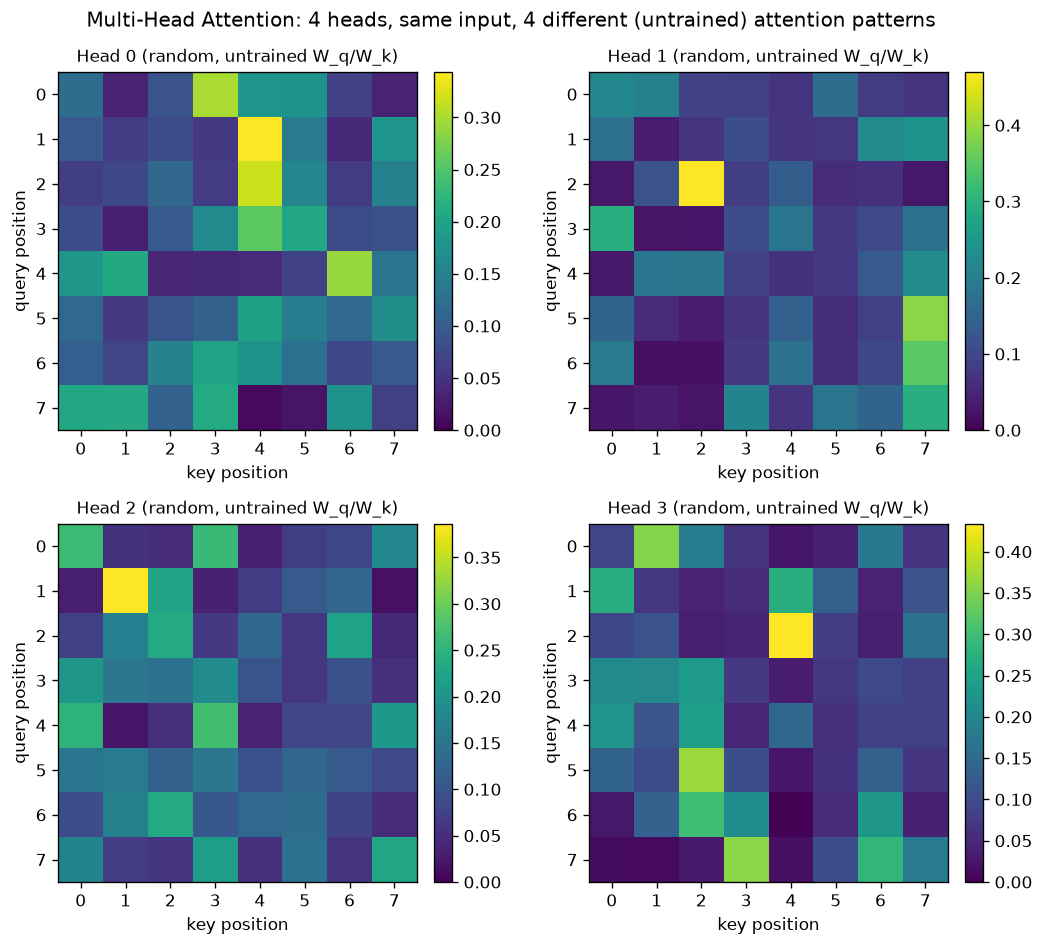

This figure's Python source:
"""
Day 56 — Multi-Head Attention: visualize how independent heads
learn different attention patterns over the SAME sequence.

Synthetic setup: 8 tokens, 4 heads, d_k=8 per head. Each head gets its
own random Q/K projection (seed=42 for reproducibility), so the
resulting attention-weight heatmaps differ head-to-head even though
every head is looking at the identical input sequence.
"""
import numpy as np
import matplotlib.pyplot as plt

np.random.seed(42)

n_tokens = 8
n_heads = 4
d_k = 8

def softmax_rows(x):
    x = x - x.max(axis=-1, keepdims=True)
    e = np.exp(x)
    return e / e.sum(axis=-1, keepdims=True)

# one shared input embedding sequence, but each head projects it
# through its own random W_q / W_k -> different Q, K -> different pattern
x = np.random.randn(n_tokens, 16)

fig, axes = plt.subplots(2, 2, figsize=(9, 8))
for h, ax in enumerate(axes.flat):
    Wq = np.random.randn(16, d_k) * (1.0 / np.sqrt(16))
    Wk = np.random.randn(16, d_k) * (1.0 / np.sqrt(16))
    Q = x @ Wq
    K = x @ Wk
    scores = (Q @ K.T) / np.sqrt(d_k)
    weights = softmax_rows(scores)

    im = ax.imshow(weights, cmap="viridis", vmin=0, vmax=weights.max())
    ax.set_title(f"Head {h} (random, untrained W_q/W_k)", fontsize=10)
    ax.set_xlabel("key position")
    ax.set_ylabel("query position")
    ax.set_xticks(range(n_tokens))
    ax.set_yticks(range(n_tokens))
    fig.colorbar(im, ax=ax, fraction=0.046, pad=0.04)

fig.suptitle("Multi-Head Attention: 4 heads, same input, 4 different (untrained) attention patterns", fontsize=12)
plt.tight_layout()
plt.savefig("graph_DAY_56.png", dpi=120, bbox_inches="tight")
